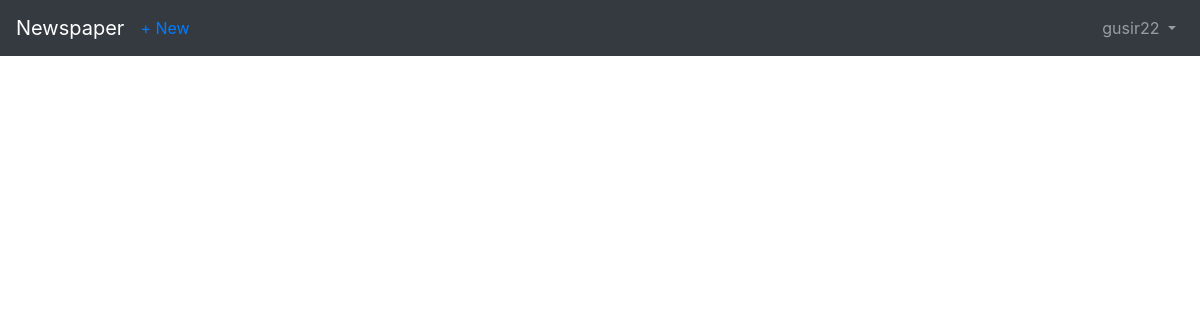
Page /articles/ (signed in) on the earlier database version.
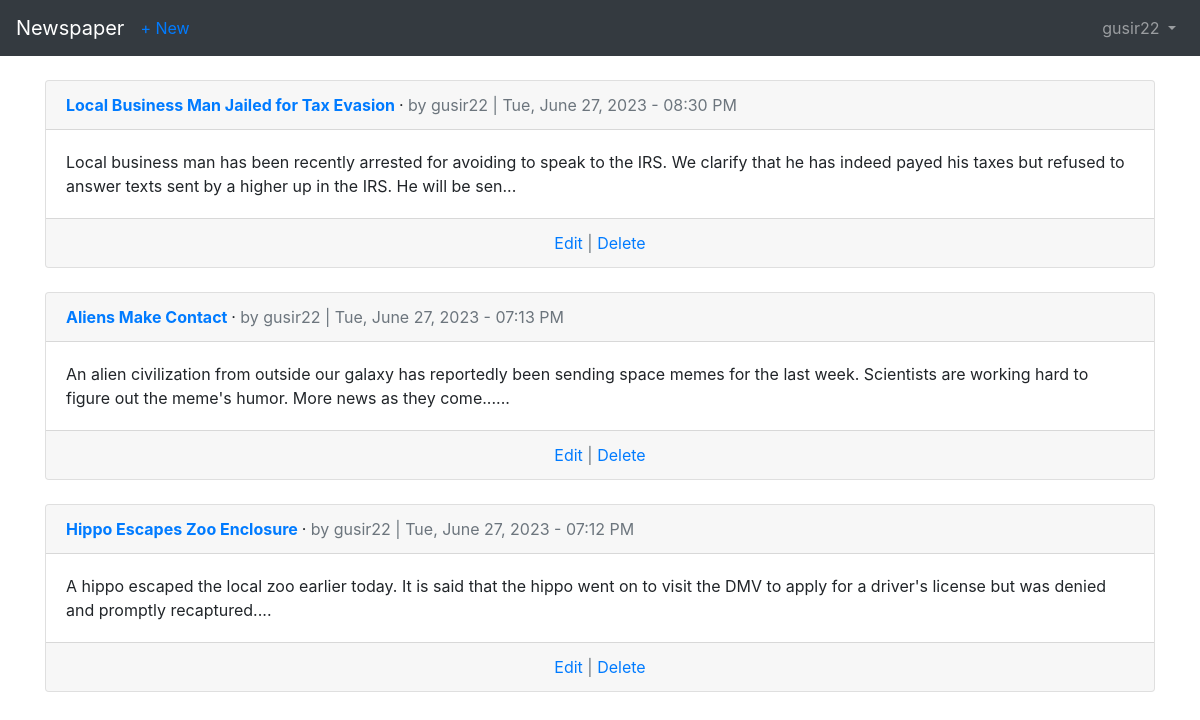
Same page on the later database version.
### accounts/models.py (models this page shows)
class CustomUser(AbstractUser):
    age = models.PositiveIntegerField(null=True, blank=True,)
    def get_last_name_first_name(self):
        if self.first_name and self.last_name:
            return f"{self.last_name}, {self.first_name}"
        return None
    get_last_name_first_name.short_description = "Last Name, First Name"

### articles/models.py (models this page shows, shortened)
class Article(models.Model):
    title = models.CharField(max_length=255)
    body = models.TextField()
    date = models.DateTimeField(auto_now_add=True)
    author = models.ForeignKey(
        get_user_model(),
        on_delete=models.CASCADE,
    )
    class Meta:
        ordering = ['-date', 'title', ]
    def body_preview(self):
        return f"{self.body[:200]}..."

### articles/views.py (the view)
# urls.py: path('', ArticleListView.as_view(), name='article_list'),
class ArticleListView(LoginRequiredMixin, ListView):
    model = Article
    template_name = 'article_list.html'
    context_object_name = 'articles'

### templates/article_list.html (shortened to what this page needs)
{% extends 'base.html' %}
{% block content %}
    {% for article in articles %}
        <br />
        <div class="card">
            <div class="card-header">
                <span class="font-weight-bold"><a href="{% url 'article_detail' article.pk %}">{{ article.title }}
                </a></span> &middot;
                <span class="text-muted">by {{ article.author }} |
                {{ article.date|date:"D, F j, Y - h:i A" }}</span>
            </div>
            <div class="card-body">
                {{ article.body_preview }}
            </div>
            <div class="card-footer text-center text-muted">
                {% if user == article.author %}
                <a href="{% url 'article_edit' article.pk %}">Edit</a> |
                <a href="{% url 'article_delete' article.pk %}">Delete</a>
                {% endif %}
            </div>
        </div>
    {% endfor %}
{% endblock content %}

### templates/base.html (shortened to what this page needs)
<!DOCTYPE html>
<html>
<head>
    <link rel="stylesheet" href="https://cdn.jsdelivr.net/npm/bootstrap@4.5.3/dist/css/bootstrap.min.css"
>
</head>
<body>
    <nav class="navbar navbar-expand-lg navbar-dark bg-dark">
        <a class="navbar-brand" href="{% url 'home' %}">Newspaper</a>
        {% if user.is_authenticated %}
            <ul class="navbar-nav mr-auto">
                <li class="nav-item">
                    <a href="{% url 'article_new' %}">+ New</a>
                </li>
            </ul>
        {% endif %}
        <div class="collapse navbar-collapse" id="navbarSupportedContent">
            {% if user.is_authenticated %}
                <ul class="navbar-nav ml-auto">
                    <li class="nav-item">
                        <a class="nav-link dropdown-toggle" href="#"
                        id="navbarDropdown" role="button" data-toggle="dropdown"
                        aria-haspopup="true" aria-expanded="false">
                            {{ user.username }}
                        </a>
                    </li>
                </ul>
            {% else %}
                <form class="form-inline ml-auto">
                    <a href="{% url 'login' %}" class="btn btn-outline-secondary">Log In</a>
                    <a href="{% url 'signup' %}" class="btn btn-primary ml-2">Sign up</a>
                </form>
            {% endif %}
        </div>
    </nav>
    <main>
        <div class="container">
            {% block content %}
            {% endblock content %}
        </div>
    </main>
</body>
</html>

Differences in the rows shown:
added Article: title "Local Business Man Jailed for Tax Evasion", author "gusir22", date "Tue, June 27, 2023 - 08:30 PM", body_preview "Local business man has been recently arrested for avoiding to speak to the IRS. We clarify that he has indeed payed his taxes but refused to answer texts sent by a higher up in the IRS. He will be sen...", shows "Edit"
added Article: title "Aliens Make Contact", author "gusir22", date "Tue, June 27, 2023 - 07:13 PM", body_preview "An alien civilization from outside our galaxy has reportedly been sending space memes for the last week. Scientists are working hard to figure out the meme's humor. More news as they come......", shows "Edit"
added Article: title "Hippo Escapes Zoo Enclosure", author "gusir22", date "Tue, June 27, 2023 - 07:12 PM", body_preview "A hippo escaped the local zoo earlier today. It is said that the hippo went on to visit the DMV to apply for a driver's license but was denied and promptly recaptured....", shows "Edit"
